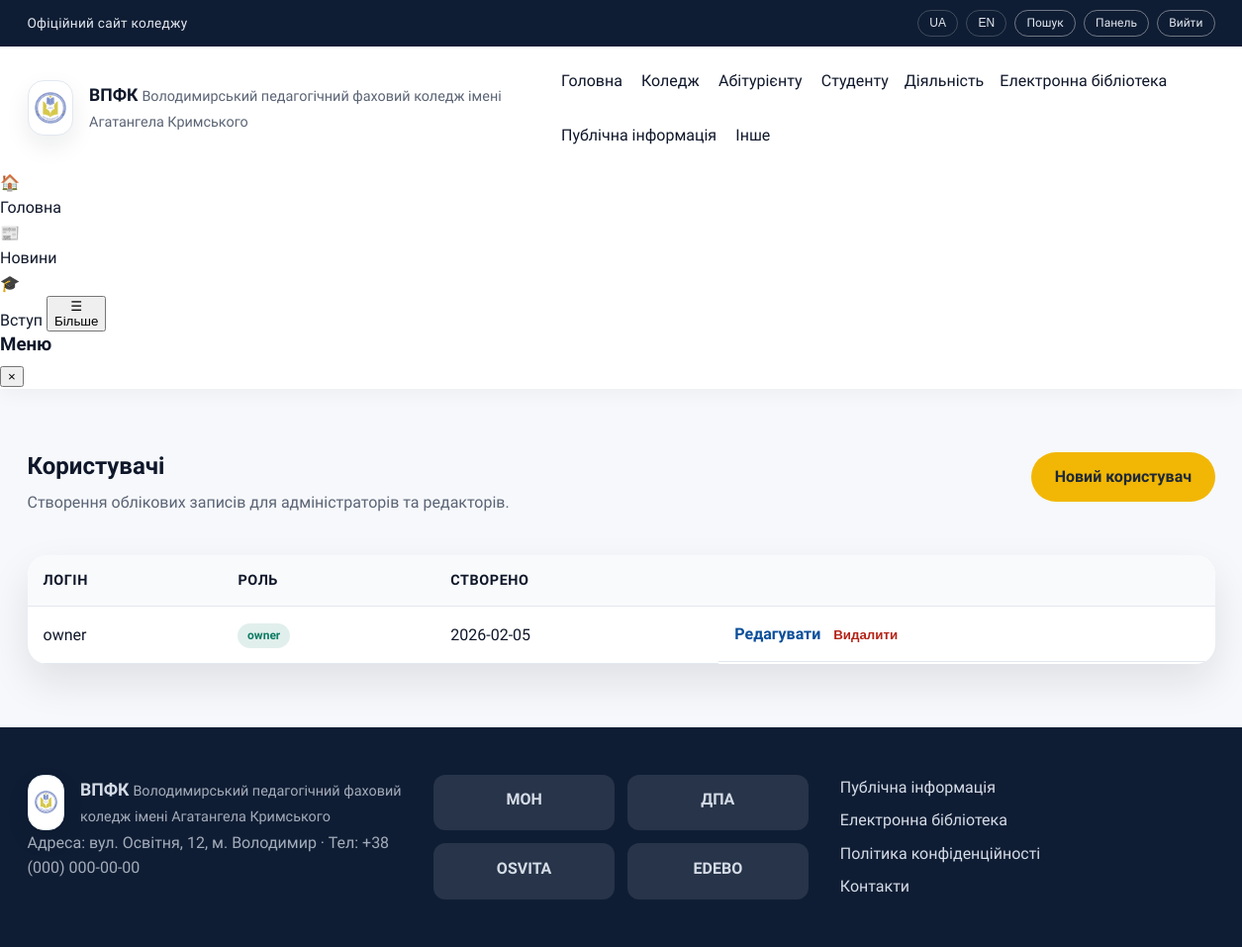
Page /admin/users (signed in) on the committed database.
### tables this page shows
CREATE TABLE menu_items (
          id INTEGER PRIMARY KEY AUTOINCREMENT,
          parent_id INTEGER,
          title TEXT NOT NULL,
          url TEXT NOT NULL,
          sort_order INTEGER NOT NULL DEFAULT 0,
          FOREIGN KEY(parent_id) REFERENCES menu_items(id)
        );

CREATE TABLE users (
          id INTEGER PRIMARY KEY AUTOINCREMENT,
          username TEXT UNIQUE NOT NULL,
          password_hash TEXT NOT NULL,
          role TEXT NOT NULL,
          created_at TEXT NOT NULL
        );

### app.py (the view)
@app.route("/admin/users")
@role_required("owner", "admin")
def admin_users():
    users = query_db("SELECT * FROM users ORDER BY created_at DESC")
    return render_template("admin/users.html", users=users, active_title="")

### app.py (called while the page is built)
def get_db() -> sqlite3.Connection:
    if "db" not in g:
        conn = sqlite3.connect(DB_PATH)
        conn.row_factory = sqlite3.Row
        g.db = conn
    return g.db

def query_db(query: str, args: tuple = (), one: bool = False):
    db = get_db()
    cursor = db.execute(query, args)
    rows = cursor.fetchall()
    cursor.close()
    if one:
        return rows[0] if rows else None
    return rows

def build_menu_tree(rows: List[sqlite3.Row]) -> List[dict]:
    items: Dict[int, dict] = {}
    roots: List[dict] = []
    for row in rows:
        items[row["id"]] = {
            "id": row["id"],
            "parent_id": row["parent_id"],
            "title": row["title"],
            "url": row["url"],
            "sort_order": row["sort_order"],
            "children": [],
        }
    for item in items.values():
        parent_id = item["parent_id"]
        if parent_id and parent_id in items:
            items[parent_id]["children"].append(item)
        else:
            roots.append(item)
    def sort_items(nodes: List[dict]) -> List[dict]:
        nodes.sort(key=lambda n: (n["sort_order"], n["title"]))
        for node in nodes:
            node["children"] = sort_items(node["children"])
        return nodes
    return sort_items(roots)

def get_menu_tree() -> List[dict]:
    rows = query_db("SELECT * FROM menu_items ORDER BY sort_order, title")
    return build_menu_tree(rows)

@app.context_processor
def inject_globals():
    return {
        "menu_items": get_menu_tree(),
        "current_user": g.get("user"),
    }

@app.before_request
def load_user():
    g.user = None
    user_id = session.get("user_id")
    if user_id:
        user = query_db("SELECT * FROM users WHERE id = ?", (user_id,), one=True)
        if user:
            g.user = user

def role_required(*roles):
    def decorator(view):
        @wraps(view)
        def wrapped(*args, **kwargs):
            if g.user is None:
                return redirect(url_for("login"))
            if g.user["role"] not in roles:
                abort(403)
            return view(*args, **kwargs)
        return wrapped
    return decorator

### templates/admin/users.html (shortened to what this page needs)
{% extends "layout.html" %}
{% block content %}
  <section class="section">
    <div class="container admin-shell">
      <div class="admin-header">
        <div>
          <h1>Користувачі</h1>
          <p>Створення облікових записів для адміністраторів та редакторів.</p>
        </div>
        <a class="btn primary" href="{{ url_for('admin_user_new') }}">Новий користувач</a>
      </div>
      <div class="table-wrap">
        <table class="table">
          <thead>
            <tr>
              <th>Логін</th>
              <th>Роль</th>
              <th>Створено</th>
              <th></th>
            </tr>
          </thead>
          <tbody>
            {% for user in users %}
              <tr>
                <td>{{ user.username }}</td>
                <td><span class="badge">{{ user.role }}</span></td>
                <td>{{ user.created_at[:10] }}</td>
                <td class="table-actions">
                  <a class="link" href="{{ url_for('admin_user_edit', user_id=user.id) }}">Редагувати</a>
                  <form method="post" action="{{ url_for('admin_user_delete', user_id=user.id) }}">
                    <button class="link danger" type="submit">Видалити</button>
                  </form>
                </td>
              </tr>
            {% else %}
              <tr>
                <td colspan="4">Немає користувачів.</td>
              </tr>
            {% endfor %}
          </tbody>
        </table>
      </div>
    </div>
  </section>
{% endblock %}

### templates/_menu.html (shortened to what this page needs)
{% macro render_menu(items, active_title=None, level=0) %}
  {% for item in items %}
    {% set active_class = "nav-highlight" if item.title == active_title else "" %}
    {% if item.children %}
      <div class="nav-item has-submenu submenu-level-{{ level }}">
        <span class="nav-title {{ active_class }}">{{ item.title }}</span>
      </div>
    {% else %}
      <a href="{{ item.url or '#' }}" class="{{ active_class }}">{{ item.title }}</a>
    {% endif %}
  {% endfor %}
{% endmacro %}

### static/css/styles.css (style rules this page uses)
:root { color-scheme: light; --bg: #f6f8fb; --surface: #ffffff; --surface-2: #eef2f8; --text: #0f172a; --muted: #5b6475; --primary: #0b4f9a; --primary-700: #083b73; --secondary: #0e7c66; --accent: #f2b705; --border: #e2e8f0; --shadow: 0 18px 40px rgba(15, 23, 42, 0.1); --radius-lg: 20px; --radius-md: 14px; --radius-sm: 10px; --container: 1200px; }
*, *::before, *::after { box-sizing: border-box; }
body { margin: 0; font-family: "Source Sans 3", "Inter", "Roboto", "Segoe UI", sans-serif; font-size: 16px; line-height: 1.6; color: var(--text); background: var(--bg); }
a { color: inherit; text-decoration: none; }
h1, h2, h3 { margin: 0 0 0.4em; line-height: 1.2; }
p { margin: 0 0 1rem; color: var(--muted); }
.container { width: min(100% - 2.5rem, var(--container)); margin: 0 auto; }
.section { padding: 4rem 0; }
.site-nav a { padding: 0.4rem 0.2rem; color: var(--text); position: relative; }
.site-nav a::after { content: ""; position: absolute; left: 0; bottom: -0.2rem; width: 0%; height: 2px; background: var(--primary); transition: width 0.3s ease; }
.nav-item { position: relative; display: inline-flex; align-items: center; gap: 0.35rem; }
.nav-title { display: inline-block; cursor: default; user-select: none; }
.btn { display: inline-flex; align-items: center; justify-content: center; padding: 0.7rem 1.4rem; border-radius: 999px; border: 1px solid transparent; font-weight: 600; cursor: pointer; transition: transform 0.2s ease, box-shadow 0.2s ease; }
.btn.primary { background: var(--accent); color: #1f2937; }
.link { color: var(--primary); font-weight: 600; }
.link.danger { color: #b42318; background: transparent; border: none; padding: 0; cursor: pointer; font-weight: 600; }
.admin-shell { display: grid; gap: 1.5rem; }
.admin-header { display: flex; flex-wrap: wrap; align-items: flex-start; justify-content: space-between; gap: 1rem; }
.table-wrap { background: var(--surface); border-radius: var(--radius-lg); box-shadow: var(--shadow); overflow-x: auto; }
.table { width: 100%; border-collapse: collapse; }
.table th, .table td { text-align: left; padding: 0.9rem 1rem; border-bottom: 1px solid var(--border); }
.table th { background: #f8fafc; font-size: 0.9rem; text-transform: uppercase; letter-spacing: 0.04em; }
.table-actions { display: flex; align-items: center; gap: 0.8rem; }
.table-actions form { margin: 0; }
.badge { display: inline-flex; align-items: center; padding: 0.2rem 0.6rem; border-radius: 999px; background: rgba(14, 124, 102, 0.12); color: #0e7c66; font-size: 0.75rem; font-weight: 700; }

### rows in the picture
menu_items: title "Головна"
menu_items: title "Коледж"
menu_items: title "Абітурієнту"
menu_items: title "Студенту"
menu_items: title "Діяльність"
menu_items: title "Електронна бібліотека"
menu_items: title "Публічна інформація"
menu_items: title "Інше"
users: username "owner", role "owner", created_at "2026-02-05"
